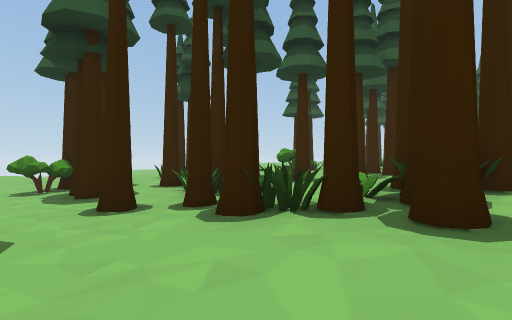
view 1 (above)

24 first-person views from a walk through a Unity game level. The camera is 1.3 m above the floor, looks level and sees 85° across. The floor is counted in squares, 2 m on a side. Each view is taken from the middle of a square. On the plan, view 1 faces up. The plan holds only what a view shows up to about 9 squares ahead; the rest is blank. The place goes on beyond the plan. The player character is not drawn. Some animated figures are not drawn.

view 2
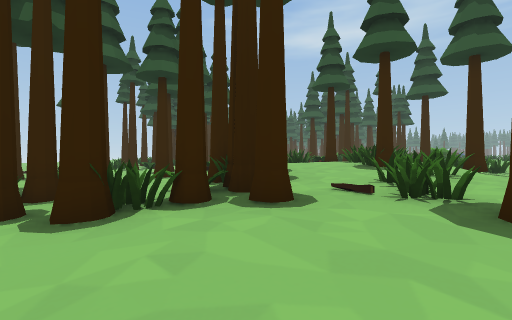

view 3
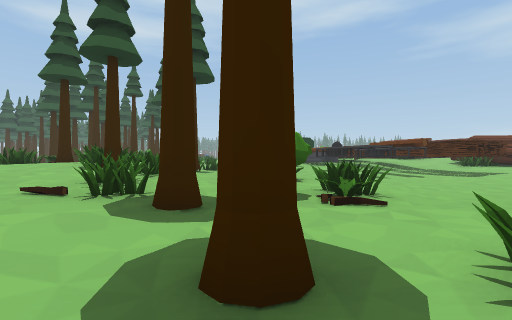

view 4
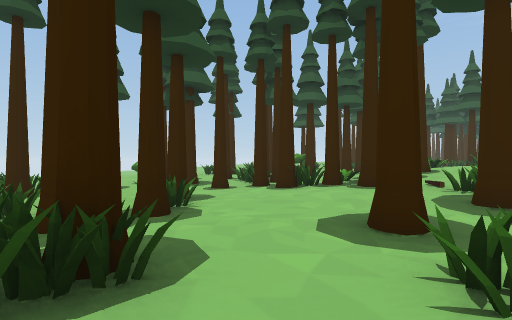

view 5
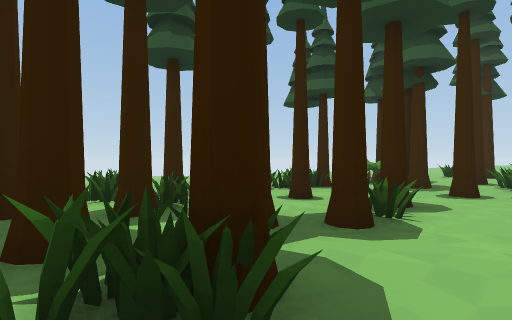

view 6
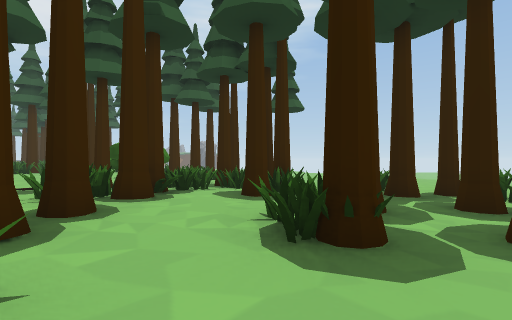

view 7
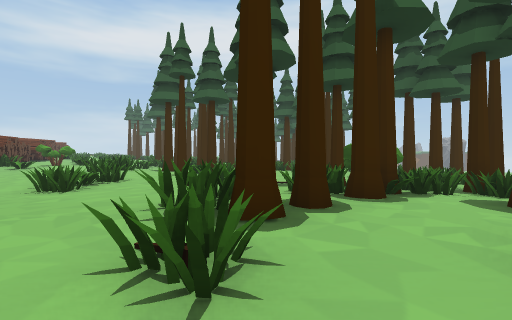

view 8
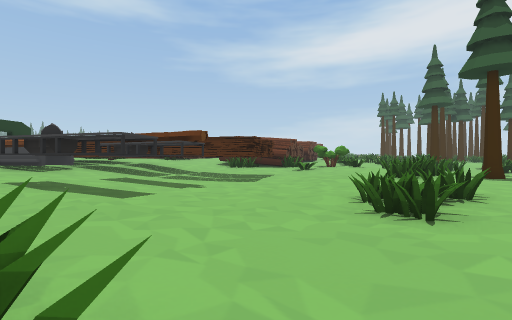

view 9
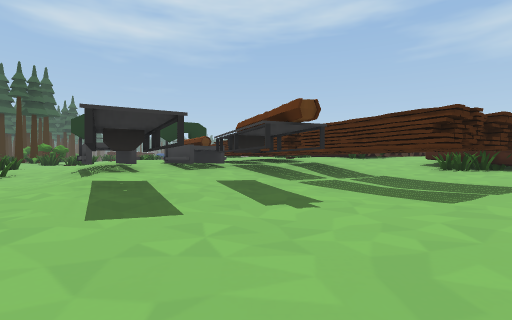

view 10
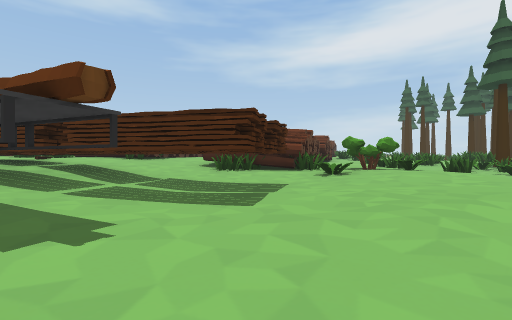

view 11
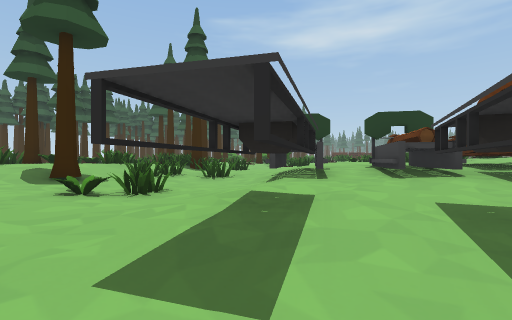

view 12
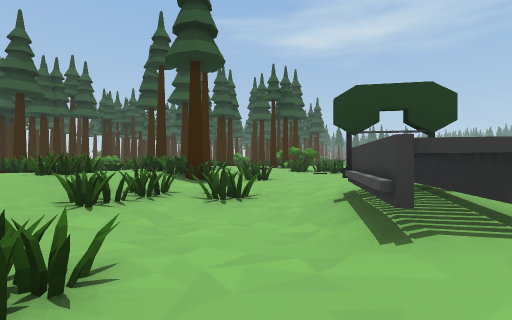

view 13
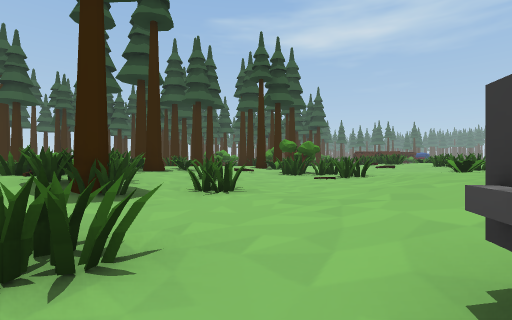

view 14
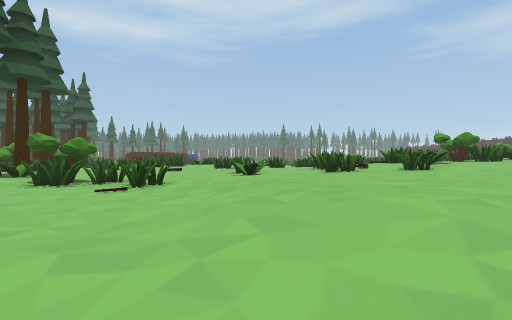

view 15
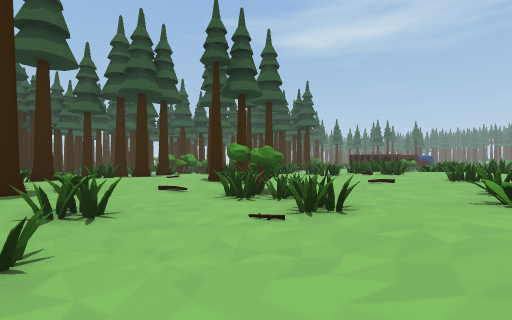

view 16
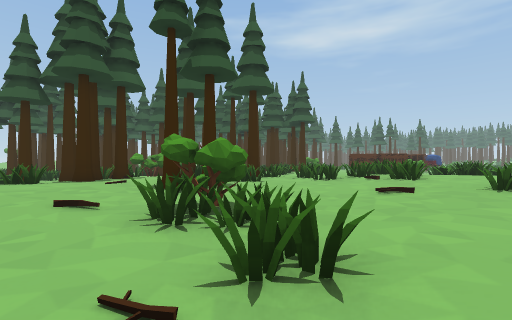

view 17
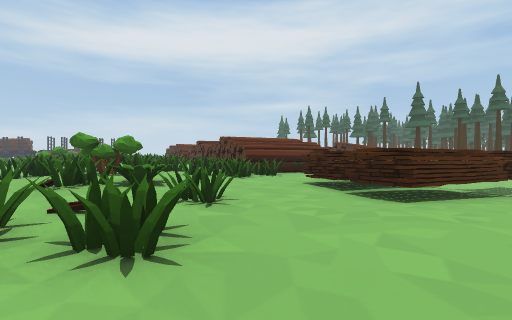

view 18
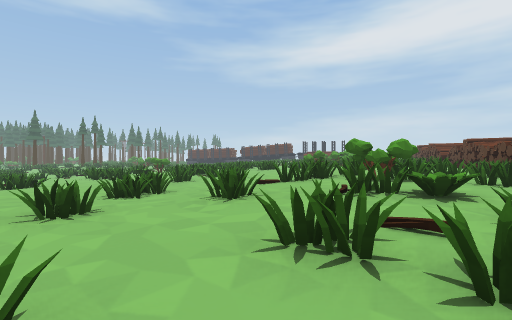

view 19
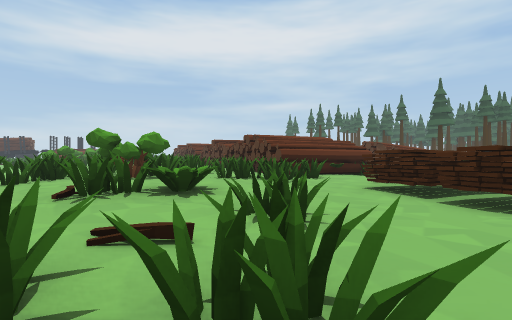

view 20
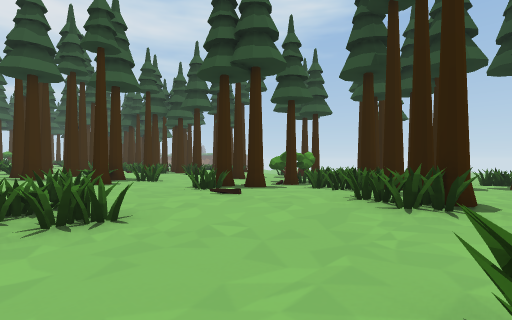

view 21
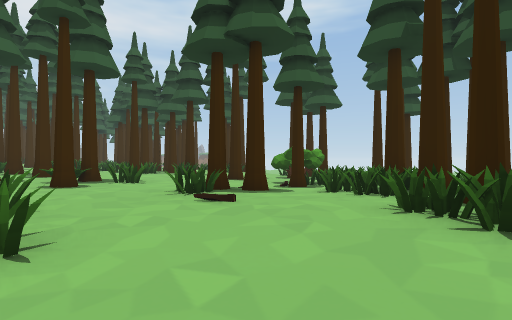

view 22
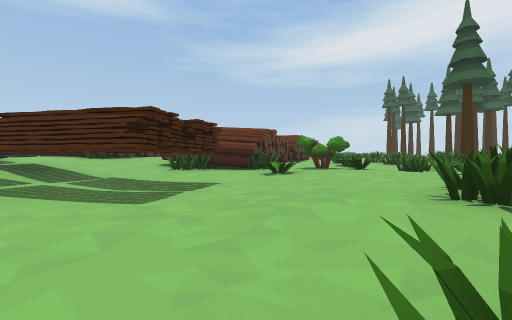

view 23
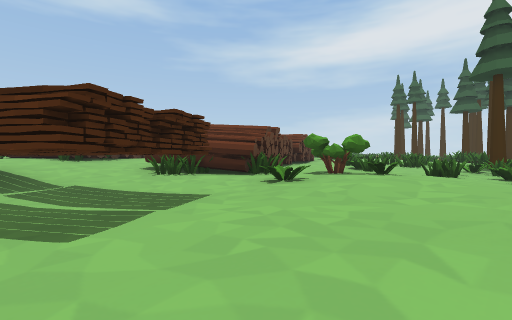

view 24
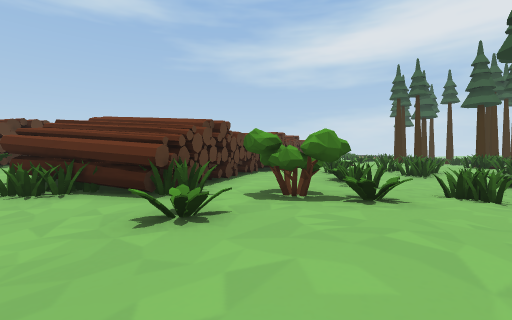

### Floor plan
Key: @ floor where view 1 was taken; # wall or solid block; x gap in a wall; . main floor; : floor 0.25 m higher than the main floor; - floor 0.25 m lower than the main floor; + floor 0.5 m higher than the main floor; * floor 0.75 m higher than the main floor; % floor 1 m higher than the main floor; & floor 1.25 m higher than the main floor; $ floor 1.5 m higher than the main floor; / step, stairs or slope; = window, fence, low wall or low ledge; ^ raised ledge; O other object.
Columns run from 8 left of view 1 to 32 right of it. Each row starts with its distance up from view 1.
 11         #                  /x
 10         .                 =#
  9  /-     .#              #%=%%
  8  --  .. ##  #     =     %%%%%
  7   -# .###.:#/   = =     %%%%##*=%
  6   -^/#=##.//    =/  ==###/%*=**%%=
  5   #--##=/// #/%%#/&=%====/*****%%==
  4  x=---###=##//%=&&=/%#===**##**%/&=
  3 #=x----./##+//#=&&///#+=++*=**//&=&
  2   /--#../://==%%//==/+++/*==*%%%&&&
  1    --==..::===//#/=/==+*///%%%%==&&
  0  #-==##.@./#//////:::////&%%/==%%&&&&
 -1 =#=#.#../#.##  :/=::/O//&&&%%%&&==%%%%%*=
 -2  #....#.=../#:/::::/OO%%&&&&==&&&%=%%%%
 -3  =#..#=.==..=::::///O O%&&&&&/&&=&==
 -4  =....::##....::OOO+*OOO%O&&=$=$$=%%%=
 -5    ##.#x==......O::+/OOOOO&&/=#$$/ %%
 -6    #==#=:::......OOO/OOOOOO$/$$$=#
 -7    #====:::.=....OOOOOO OO&#/=###=
 -8   #===..#=:.==.:..OOOOO &&====##=
 -9   = ###/#=::=///:OOOOO///$^##==
-10   #  #....:::=++::OO/////####==
-11        ..=:#:=+++/://=//&#  ##
-12        ..=:=:==+//=+###/&#   #
-13         ::#=# +***/##
-14            :  +**##*#
-15            #  =+=##*##
-16               =+===*%#
-17                ====*%#
-18                ==*/%%
-19                =/**==

Positions as (right, up) in squares from view 1, and headings:
1: (0, 0), facing up
2: (-1, 0), facing up-right
3: (-1, -1), facing right
4: (-1, -4), facing up
5: (-1, -3), facing up-left
6: (0, -1), facing down-left
7: (0, -1), facing down
8: (3, -3), facing down-right
9: (5, -6), facing right
10: (6, -6), facing down-right
11: (7, -6), facing up-right
12: (9, -3), facing up-right
13: (12, -1), facing up-right
14: (13, 0), facing right
15: (15, 0), facing up-right
16: (17, 1), facing up-right
17: (19, 0), facing down
18: (20, 0), facing down-right
19: (20, -1), facing down
20: (5, -3), facing down-left
21: (4, -4), facing down-left
22: (5, -7), facing down-right
23: (6, -8), facing down-right
24: (7, -11), facing down-right
